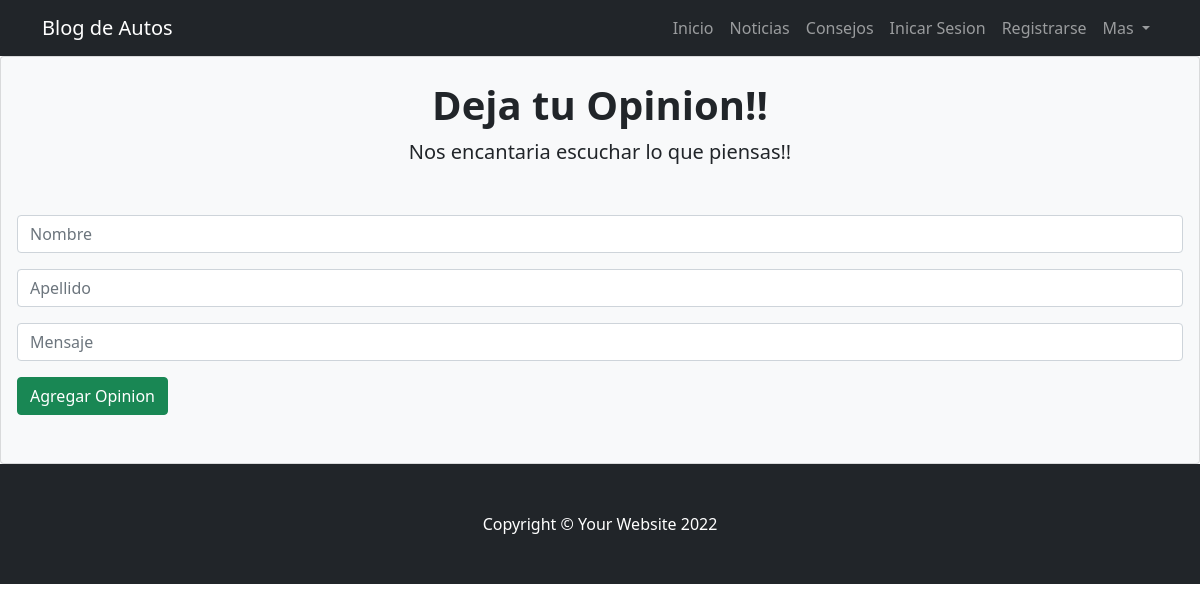
/opiniones/, run on an earlier commit of the app's database.
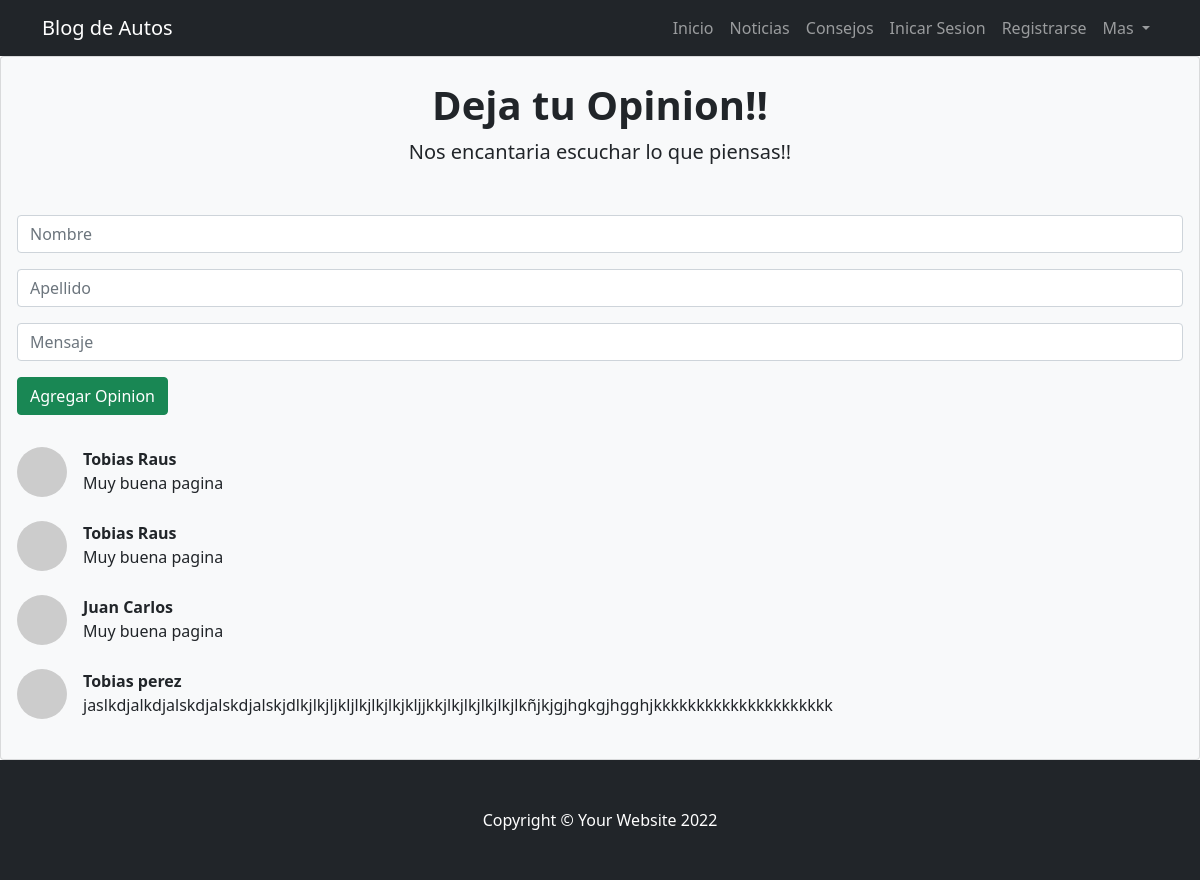
And on a later commit of the database.
### Aplicaciones/AutosApp/models.py (models this page shows)
class Opinion(models.Model):
    nombre = models.CharField(max_length=50)
    apellido = models.CharField(max_length=50,blank=True,null=True)
    mensaje = models.TextField()

### Aplicaciones/AutosApp/views.py (the view)
# urls.py: path('opiniones/',opiniones,name="opiniones"),
def opiniones(request):
    opinion= Opinion.objects.all()
    return render(request,"opiniones.html",{"opinion":opinion})

### Aplicaciones/AutosApp/templates/opiniones.html (shortened to what this page needs)
{% extends 'base.html' %}
{% load static %}
{% block contenido %}
<div class="card bg-light">
    <div class="text-center my-4"><h1 class="fw-bolder">Deja tu Opinion!!</h1><p class="lead mb-0">Nos encantaria escuchar lo que piensas!!</p></div>
    <div class="card-body">
        <form action="/agregarOpinion/" method="post">{% csrf_token %}
            <div class="form-group py-2">
                <input type="text" id="txtNombre" name="txtNombre" class="form-control" placeholder="Nombre" maxlength="50" required>
            </div>
            <div class="form-group py-2">
                <input type="text" id="txtApellido" name="txtApellido" class="form-control" placeholder="Apellido" maxlength="50" >
            </div>
            <div class="form-group py-2">
                <input type="text" id="txtMensaje" name="txtMensaje" class="form-control" placeholder="Mensaje" maxlength="" required>
            </div>
            <div class="form-group py-2">
               <button type="submit" class="btn btn-success btn-block text-white">Agregar Opinion</button>
            </div>
        </form>
        <br>
        {% for o in opinion %}
            <div class="d-flex">
                <div class="flex-shrink-0"><img class="rounded-circle" src="https://dummyimage.com/50x50/ced4da/6c757d.jpg" alt="..." /></div>
                <div class="ms-3">
                    <div class="fw-bold">{{o.nombre}} {{o.apellido}}</div>
                        {{o.mensaje}}
                </div>
            </div>
            <br>
        {% endfor %}
    </div>
</div>
{% endblock %}

### Aplicaciones/AutosApp/templates/base.html (shortened to what this page needs)
{% load static %}
<!DOCTYPE html>
<html lang="en">
    <head>
        <link href="{% static 'css/styles.css' %}" rel="stylesheet" />
    </head>
    <body>
        <nav class="navbar navbar-expand-lg navbar-dark bg-dark">
            <div class="container">
                <a class="navbar-brand" href="{% url 'inicio' %}">Blog de Autos</a>
                <div class="collapse navbar-collapse" id="navbarSupportedContent">
                    <ul class="navbar-nav ms-auto mb-2 mb-lg-0">
                        <li class="nav-item"><a class="nav-link" href="{% url 'inicio' %}">Inicio</a></li>
                        <li class="nav-item"><a class="nav-link" href="{% url 'noticias' %}">Noticias</a></li>
                        <li class="nav-item"><a class="nav-link" href="{% url 'consejos' %}">Consejos</a></li>
                        {% if user.is_authenticated %}
                            <li class="nav-item"><a class="nav-link" href="{% url 'creador' %}">Creador</a></li>
                            <li class="nav-item dropdown">
                                <a class="nav-link dropdown-toggle" href="#" id="navbarDarkDropdownMenuLink" role="button" data-bs-toggle="dropdown" aria-expanded="false">
                                <b><svg xmlns="http://www.w3.org/2000/svg" width="16" height="16" fill="currentColor" class="bi bi-person-circle" viewBox="0 0 16 16">
                                    <path d="M11 6a3 3 0 1 1-6 0 3 3 0 0 1 6 0z"/>
                                    <path fill-rule="evenodd" d="M0 8a8 8 0 1 1 16 0A8 8 0 0 1 0 8zm8-7a7 7 0 0 0-5.468 11.37C3.242 11.226 4.805 10 8 10s4.757 1.225 5.468 2.37A7 7 0 0 0 8 1z"/>
                                  </svg> {{user.username}}</b>
                                </a>
                                <ul class="dropdown-menu dropdown-menu-dark" aria-labelledby="navbarDarkDropdownMenuLink">
                                    <li class="nav-item"><a class="nav-link" href="{% url 'editar_perfil' %}">Editar Perfil</a></li>
                                    <li class="nav-item"><a class="nav-link" href="{% url 'logout' %}">Cerrar Sesion</a></li>
                                </ul>
                            </li>
                        {% else %}
                            <li class="nav-item"><a class="nav-link" href="{% url 'login' %}">Inicar Sesion</a></li>
                            <li class="nav-item"><a class="nav-link" href="{% url 'registrarse' %}">Registrarse</a></li>
                        {% endif %}
                        <li class="nav-item dropdown">
                            <a class="nav-link dropdown-toggle" href="#" id="navbarDarkDropdownMenuLink" role="button" data-bs-toggle="dropdown" aria-expanded="false">
                              Mas
                            </a>
                        </li>
                    </ul>
                </div>
            </div>
        </nav>
        {% block contenido %}
        {% endblock %}
        <footer class="py-5 bg-dark">
            <div class="container"><p class="m-0 text-center text-white">Copyright &copy; Your Website 2022</p></div>
        </footer>
    </body>
</html>

What changed in the data, as far as the page shows it:
added Opinion: nombre "Tobias", apellido "Raus", mensaje "Muy buena pagina"
added Opinion: nombre "Tobias", apellido "Raus", mensaje "Muy buena pagina"
added Opinion: nombre "Juan", apellido "Carlos", mensaje "Muy buena pagina"
added Opinion: nombre "Tobias", apellido "perez", mensaje "jaslkdjalkdjalskdjalskdjalskjdlkjlkjljkljlkjlkjlkjkljjkkjlkjlkjlkjlkjlkñjkjgjhgkgjhgghjkkkkkkkkkkkkkkkkkkkkk"
